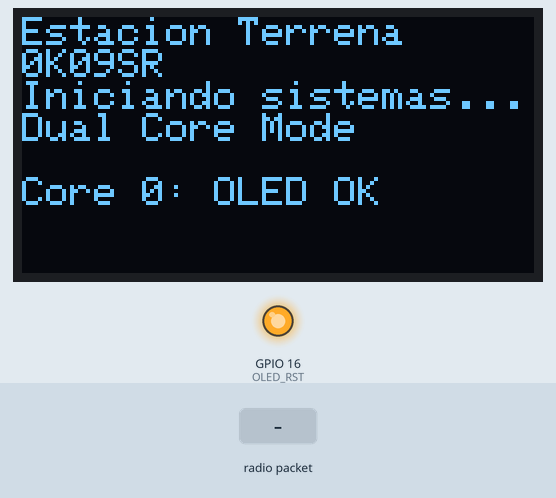
Recording of a sketch running on a simulated ESP32. On the bench: 128×64 one-colour display, output pins drawn as LEDs (lit = HIGH). Inputs (shaded band) come from the test bench. WiFi joins after 1.5 s; servers stay silent unless stated; no radio packets arrive unless stated; no MQTT or app messages arrive unless stated; what the sketch prints to the serial monitor is not drawn.

Above: at 2.3 s.
2.4 s: radio packet "G" arrives
At 4.5 s:
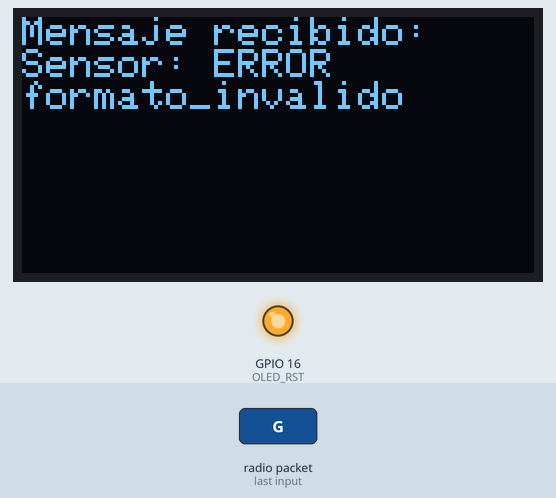
5.4 s: radio packet "M" arrives
6.9 s: radio packet "A" arrives
8.4 s: radio packet "U" arrives
At 14.9 s:
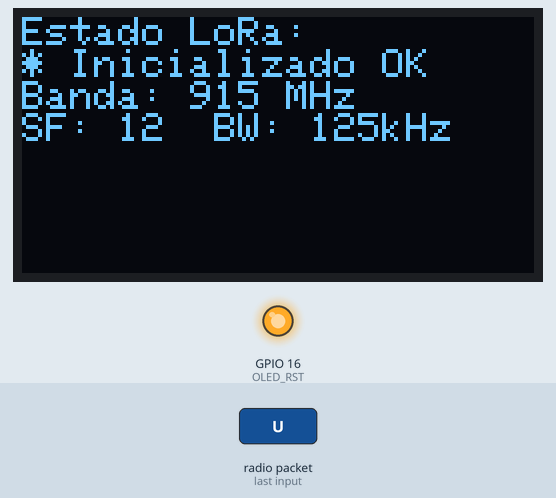
At 21.5 s:
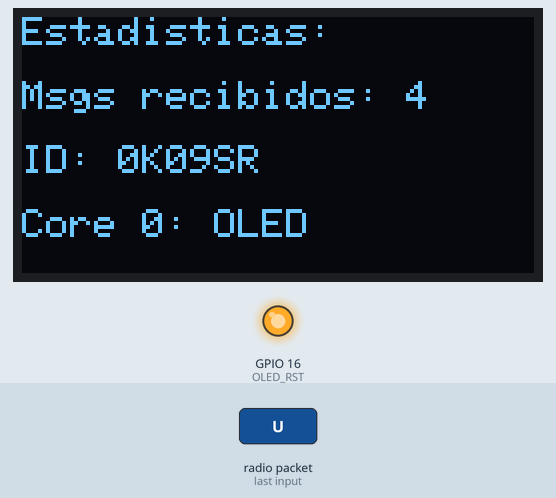
Timing chart, 0 to 23.0 s (numbered marks = the images above; inputs shaded):
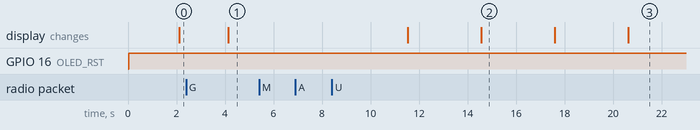

Measured:
- after the input at 2.4 s, the display: changes after 1.7 s (image 1)
- after the input at 5.4 s, every drawn part: stays the same
- after the input at 6.9 s, every drawn part: stays the same
- what the display in image 2 shows lasts 3.0 s, from 14.6 s to 17.6 s

The sketch:

EstacionTerrena_ESP32_OLED.ino
```cpp
/*
Funcionaria como esclavo (Estacion Terrena), ya que es el encargado de
recibir datos de manera continua y realizar envios de datos esporadicos al
maestro (Estacion Espacial)

- Núcleo 0: Manejo de pantalla OLED
- Núcleo 1: Tareas principales (WiFi, LoRa, MQTT)
*/

#define idManualLanzamiento "0K09SR"

// Librerías para LoRa, WiFi y MQTT
#include <LoRa.h>
#include <SPI.h>
#include <WiFi.h>
#include <PubSubClient.h>

// Librerías para OLED
#include <Wire.h>
#include <Adafruit_GFX.h>
#include <Adafruit_SSD1306.h>

// Librerías para multitarea
#include "freertos/FreeRTOS.h"
#include "freertos/task.h"
#include "esp_task_wdt.h"

// Definición de los pines I2C en el TTGO ESP32 OLED
#define OLED_SDA 4
#define OLED_SCL 15
#define OLED_RST 16
#define SCREEN_WIDTH 128
#define SCREEN_HEIGHT 64

// Definición de tamaños de buffer
#define MQTT_MAX_PACKET_SIZE 128
#define MQTT_TOPIC_SIZE 20

// Definición de núcleos
#define CORE_0 0
#define CORE_1 1
#define PRIORITY_0 1
#define PRIORITY_1 1
#define STACK_SIZE 10000

//Variables de WiFi
#define ssid "UM4"//"El mas lento de todos"//
#define password "delunoalocho"//"deverdad"//
#define WIFI_RETRY_DELAY 5000 // 5 segundos entre intentos de reconexión WiFi

//Variables de MQTT
#define mqttServer "167.234.252.122"
#define mqttPort 1883
#define mqttID "E. Terrena - TTGO ESP 32 OLED"
#define mqttUser "admin"
#define mqttKeepalive 15
#define mqttPassword "root1234"

//Debemos definir los pines que se utilizarán por el módulo LoRa T-Beam ESP32
#define SCK 5
#define MISO 19
#define MOSI 27
#define SS 18
#define RST 14   //14 = ESP32 OLED - 23 = T-BEAM ESP32
#define DIO0 26

//Aquí definimos una frecuencia de operación según nuestra ubicación.
#define BAND 915E6

// Variables para control de tiempo
unsigned long lastWifiRetry = 0;
unsigned long lastMqttRetry = 0;
unsigned long lastDisplayUpdate = 0;
const unsigned long MQTT_RETRY_DELAY = 5000; // 5 segundos entre intentos
const unsigned long DISPLAY_UPDATE_INTERVAL = 3000; // 3 segundos entre actualizaciones de pantalla

int cont = 0;  //Haremos un contador de paquetes enviados
int valorLeido = -1;  // Variable para almacenar el valor leído
int messageCount = 0; // Contador de mensajes recibidos

// Objeto de la pantalla OLED
Adafruit_SSD1306 display(SCREEN_WIDTH, SCREEN_HEIGHT, &Wire, OLED_RST);

struct Mensaje {
  String sensor;
  String datoLoRa;
};
Mensaje m;

WiFiClient espClient;
PubSubClient client(espClient);

// Variables de estado para la pantalla
bool loraInitialized = false;
unsigned long displayMode = 0; // 0=WiFi, 1=LoRa, 2=MQTT, 3=Mensaje
bool newMessageReceived = false;

// Estructura para compartir datos entre tareas
struct SharedData {
  bool wifiConnected;
  String ipAddress;
  bool mqttConnected;
  bool showNewMessage;
  String messageSensor;
  String messageData;
  int messageCounter;
  SemaphoreHandle_t mutex;
};

SharedData sharedData;

// -------------------- FUNCIONES DE LA PANTALLA OLED --------------------

void setupOLED() {
  // Configurar el pin de reset de la OLED
  pinMode(OLED_RST, OUTPUT);
  digitalWrite(OLED_RST, LOW);
  delay(20);
  digitalWrite(OLED_RST, HIGH);

  // Inicializar los pines I2C
  Wire.begin(OLED_SDA, OLED_SCL);

  // Inicializar la pantalla OLED
  if(!display.begin(SSD1306_SWITCHCAPVCC, 0x3C)) {
    Serial.println(F("Error al inicializar la pantalla SSD1306"));
    return;
  }

  // Limpiar el buffer y configurar propiedades iniciales
  display.clearDisplay();
  display.setTextSize(1);
  display.setTextColor(WHITE);
  display.setCursor(0, 0);

  // Mostrar mensaje de bienvenida
  display.println("Estacion Terrena");
  display.println(idManualLanzamiento);
  display.println("Iniciando sistemas...");
  display.println("Dual Core Mode");
  display.display();
  delay(2000);
}

void clearDisplay() {
  display.clearDisplay();
  display.setCursor(0, 0);
}

void displayWiFiStatus(bool connected, String ip = "") {
  clearDisplay();
  display.println("Estado WiFi:");
  if (connected) {
    display.println("* Conectado");
    display.print("IP: ");
    display.println(ip);
  } else {
    display.println("* Desconectado");
    display.println("Intentando reconexion...");
  }
  display.display();
}

void displayLoRaStatus(bool initialized) {
  clearDisplay();
  display.println("Estado LoRa:");
  if (initialized) {
    display.println("* Inicializado OK");
    display.println("Banda: 915 MHz");
    display.println("SF: 12  BW: 125kHz");
  } else {
    display.println("* Error de inicio");
    display.println("Revisar conexiones");
  }
  display.display();
}

void displayMQTTStatus(bool connected) {
  clearDisplay();
  display.println("Estado MQTT:");
  if (connected) {
    display.println("* Conectado");
    display.println("Servidor: " + String(mqttServer));
    display.println("ID: " + String(mqttID));
  } else {
    display.println("* Desconectado");
    display.println("Intentando reconexion...");
  }
  display.display();
}

void displayReceivedMessage(String sensor, String data) {
  clearDisplay();
  display.println("Mensaje recibido:");
  display.print("Sensor: ");
  display.println(sensor);

  // Mostrar los primeros 40 caracteres de datos
  String dataShort = data;
  if (dataShort.length() > 40) {
    dataShort = dataShort.substring(0, 37) + "...";
  }
  display.println(dataShort);

  display.display();
}

void displayText(String text, int x = 0, int y = 0, int size = 1) {
  display.setTextSize(size);
  display.setCursor(x, y);
  display.println(text);
  display.setTextSize(1); // Restaurar tamaño por defecto
}

void displayStats(int messageCount) {
  clearDisplay();
  displayText("Estadisticas:", 0, 0);
  displayText("Msgs recibidos: " + String(messageCount), 0, 16);
  displayText("ID: " + String(idManualLanzamiento), 0, 32);
  displayText("Core 0: OLED", 0, 48);
  display.display();
}

// -------------------- FUNCIONES PRINCIPALES --------------------

// Función para verificar y reconectar WiFi
boolean checkWiFiConnection() {
  if (WiFi.status() != WL_CONNECTED) {
    unsigned long currentMillis = millis();
    if (currentMillis - lastWifiRetry >= WIFI_RETRY_DELAY) {
      Serial.println("WiFi desconectado. Intentando reconexión...");

      // Actualizar el estado compartido
      xSemaphoreTake(sharedData.mutex, portMAX_DELAY);
      sharedData.wifiConnected = false;
      xSemaphoreGive(sharedData.mutex);

      WiFi.disconnect();
      WiFi.begin(ssid, password);
      lastWifiRetry = currentMillis;
    }
    return false;
  }

  // Actualizar el estado compartido
  xSemaphoreTake(sharedData.mutex, portMAX_DELAY);
  if (!sharedData.wifiConnected) {
    sharedData.wifiConnected = true;
    sharedData.ipAddress = WiFi.localIP().toString();
  }
  xSemaphoreGive(sharedData.mutex);

  return true;
}

// Función para reconectar MQTT
boolean reconnectMQTT() {
  unsigned long currentMillis = millis();
  if (currentMillis - lastMqttRetry >= MQTT_RETRY_DELAY) {
    Serial.println("Intentando conexión MQTT...");

    // Actualizar el estado compartido
    xSemaphoreTake(sharedData.mutex, portMAX_DELAY);
    sharedData.mqttConnected = false;
    xSemaphoreGive(sharedData.mutex);

    if (client.connect(mqttID, mqttUser, mqttPassword)) {
      Serial.println("Conectado a MQTT");

      // Actualizar el estado compartido
      xSemaphoreTake(sharedData.mutex, portMAX_DELAY);
      sharedData.mqttConnected = true;
      xSemaphoreGive(sharedData.mutex);

      lastMqttRetry = 0; // Resetear el contador si la conexión es exitosa
      return true;
    } else {
      Serial.print("Falló conexión MQTT, rc=");
      Serial.print(client.state());
      Serial.println(" reintentando en 5 segundos");
      lastMqttRetry = currentMillis;
    }
  }
  return false;
}

void checkConnections() {
  if (!checkWiFiConnection()) {
    return; // Si no hay WiFi, no intentamos MQTT
  }

  if (!client.connected()) {
    reconnectMQTT();
  }
}

void setupLoRa() {
  SPI.begin(SCK, MISO, MOSI, SS);
  LoRa.setPins(SS, RST, DIO0);

  // Configurar el factor de propagación (SF)
  LoRa.setSpreadingFactor(12);
  // Configurar el ancho de banda (Bandwidth)
  LoRa.setSignalBandwidth(125E3);

  if (!LoRa.begin(BAND)) {
    Serial.println("Error iniciando LoRa");
    loraInitialized = false;
  } else {
    Serial.println("Inicio exitoso de LoRa!");
    loraInitialized = true;
  }

  // Actualizar el estado compartido
  xSemaphoreTake(sharedData.mutex, portMAX_DELAY);
  sharedData.showNewMessage = false;
  xSemaphoreGive(sharedData.mutex);
}

Mensaje leerMensaje() {
  String incoming = "";
  while (LoRa.available()) {
    incoming += (char)LoRa.read();
  }

  Mensaje m;
  int separatorIndex = incoming.indexOf(':');

  if (separatorIndex != -1) {
    m.sensor = incoming.substring(0, separatorIndex);
    String datoLoRa = incoming.substring(separatorIndex + 1);
    m.datoLoRa = datoLoRa + "," + idManualLanzamiento;
  } else {
    m.sensor = "ERROR";
    m.datoLoRa = "formato_invalido";
  }

  return m;
}

void enviarDatosMQTT(String variable, String dato) {
  if (!client.connected()) {
    Serial.println("No se puede publicar: MQTT desconectado");
    return;
  }

  char msg[MQTT_MAX_PACKET_SIZE];
  char topic[MQTT_TOPIC_SIZE];

  // Verificar el tamaño del mensaje
  if (dato.length() >= MQTT_MAX_PACKET_SIZE) {
    Serial.println("Error: Mensaje demasiado largo");
    return;
  }

  dato.toCharArray(msg, MQTT_MAX_PACKET_SIZE);

  const char* topico;
  if (variable == "G") {
    topico = "valuesGPS";
  } else if (variable == "M") {
    topico = "valuesMPL";
  } else if (variable == "A") {
    topico = "valuesBMM";
  } else if (variable == "U") {
    topico = "valuesMPU";
  } else {
    topico = "unknownTopic";
  }

  Serial.print("Publicando en ");
  Serial.print(topico);
  Serial.print(" -> ");
  Serial.println(msg);

  // Intentar publicar y verificar el resultado
  if (client.publish(topico, msg)) {
    //Serial.println("Publicación exitosa");
  } else {
    Serial.println("Error en la publicación");
  }

  client.loop();
}

// -------------------- TAREAS FREERTOS --------------------

// Tarea que se ejecuta en el Core 0 (OLED)
void TaskOLED(void *pvParameters) {
  // Inicializar pantalla OLED
  setupOLED();

  // Mostrar mensaje inicial en la pantalla
  displayText("Core 0: OLED OK", 0, 40);
  display.display();
  delay(2000);

  unsigned long lastUpdate = 0;
  int currentMode = 0;

  for (;;) {
    bool showMessage = false;
    bool wifiStatus = false;
    bool mqttStatus = false;
    String ip = "";
    String sensorMsg = "";
    String dataMsg = "";
    int msgCount = 0;

    // Obtener datos actualizados del mutex
    xSemaphoreTake(sharedData.mutex, portMAX_DELAY);
    showMessage = sharedData.showNewMessage;
    wifiStatus = sharedData.wifiConnected;
    mqttStatus = sharedData.mqttConnected;
    ip = sharedData.ipAddress;
    sensorMsg = sharedData.messageSensor;
    dataMsg = sharedData.messageData;
    msgCount = sharedData.messageCounter;
    xSemaphoreGive(sharedData.mutex);

    // Si hay un nuevo mensaje, mostrarlo
    if (showMessage) {
      displayReceivedMessage(sensorMsg, dataMsg);

      // Resetear el flag después de mostrar el mensaje
      xSemaphoreTake(sharedData.mutex, portMAX_DELAY);
      sharedData.showNewMessage = false;
      xSemaphoreGive(sharedData.mutex);

      lastUpdate = millis();
    }
    // Si no hay mensaje nuevo, rotar la información
    else if (millis() - lastUpdate >= DISPLAY_UPDATE_INTERVAL) {
      switch (currentMode) {
        case 0:
          displayWiFiStatus(wifiStatus, ip);
          break;
        case 1:
          displayLoRaStatus(loraInitialized);
          break;
        case 2:
          displayMQTTStatus(mqttStatus);
          break;
        case 3:
          displayStats(msgCount);
          break;
      }

      currentMode = (currentMode + 1) % 4;
      lastUpdate = millis();
    }

    // Dar tiempo a otras tareas
    vTaskDelay(100 / portTICK_PERIOD_MS);
  }
}

// Tarea que se ejecuta en el Core 1 (Principal)
void TaskMain(void *pvParameters) {
  // Configurar LoRa
  setupLoRa();

  // Configurar WiFi
  WiFi.begin(ssid, password);
  Serial.print("Conectando a WiFi");

  int attempts = 0;
  while (WiFi.status() != WL_CONNECTED && attempts < 20) {
    delay(500);
    Serial.print(".");
    attempts++;
  }

  if (WiFi.status() == WL_CONNECTED) {
    Serial.println("\nConectado a WiFi");
    Serial.print("IP: ");
    Serial.println(WiFi.localIP());

    xSemaphoreTake(sharedData.mutex, portMAX_DELAY);
    sharedData.wifiConnected = true;
    sharedData.ipAddress = WiFi.localIP().toString();
    xSemaphoreGive(sharedData.mutex);
  } else {
    Serial.println("\nFalló conexión WiFi inicial - continuando...");

    xSemaphoreTake(sharedData.mutex, portMAX_DELAY);
    sharedData.wifiConnected = false;
    xSemaphoreGive(sharedData.mutex);
  }

  // Configurar MQTT
  client.setKeepAlive(mqttKeepalive);
  client.setServer(mqttServer, mqttPort);

  if (WiFi.status() == WL_CONNECTED) {
    if (reconnectMQTT()) {
      xSemaphoreTake(sharedData.mutex, portMAX_DELAY);
      sharedData.mqttConnected = true;
      xSemaphoreGive(sharedData.mutex);
    } else {
      Serial.println("Fallo en conexión inicial MQTT - continuando...");

      xSemaphoreTake(sharedData.mutex, portMAX_DELAY);
      sharedData.mqttConnected = false;
      xSemaphoreGive(sharedData.mutex);
    }
  }

  for (;;) {
    // Verificar conexiones
    checkConnections();

    // Recepción de paquetes
    int packetSize = LoRa.parsePacket();
    if (packetSize) {
      m = leerMensaje();
      String sensorI = m.sensor;
      String datoLoRa = m.datoLoRa;

      // Incrementar contador de mensajes
      messageCount++;

      // Actualizar datos compartidos
      xSemaphoreTake(sharedData.mutex, portMAX_DELAY);
      sharedData.showNewMessage = true;
      sharedData.messageSensor = sensorI;
      sharedData.messageData = datoLoRa;
      sharedData.messageCounter = messageCount;
      xSemaphoreGive(sharedData.mutex);

      // Enviar datos por MQTT si estamos conectados
      if (client.connected()) {
        enviarDatosMQTT(sensorI, datoLoRa);
      } else {
        Serial.println("No se pudo enviar: MQTT desconectado");
      }
    }

    client.loop();

    // Dar tiempo a otras tareas
    vTaskDelay(10 / portTICK_PERIOD_MS);
  }
}

// -------------------- SETUP Y LOOP --------------------

void setup() {
  Serial.begin(115200);
  Serial.println("\nIniciando sistema en modo Dual Core");

  // Inicializar mutex para los datos compartidos
  sharedData.mutex = xSemaphoreCreateMutex();
  sharedData.wifiConnected = false;
  sharedData.mqttConnected = false;
  sharedData.showNewMessage = false;
  sharedData.messageCounter = 0;

  // Crear tareas para cada núcleo
  xTaskCreatePinnedToCore(
    TaskOLED,    // Función que implementa la tarea
    "TaskOLED",  // Nombre de la tarea
    STACK_SIZE,  // Tamaño del stack
    NULL,        // Parámetros
    PRIORITY_0,  // Prioridad
    NULL,        // Handle de la tarea
    CORE_0);     // Núcleo donde se ejecuta

  xTaskCreatePinnedToCore(
    TaskMain,    // Función que implementa la tarea
    "TaskMain",  // Nombre de la tarea
    STACK_SIZE,  // Tamaño del stack
    NULL,        // Parámetros
    PRIORITY_1,  // Prioridad
    NULL,        // Handle de la tarea
    CORE_1);     // Núcleo donde se ejecuta

  // Con FreeRTOS no necesitamos más código en setup
}

void loop() {
  // Nada que hacer aquí, todo se maneja en las tareas
  vTaskDelay(1000 / portTICK_PERIOD_MS);
}
```
